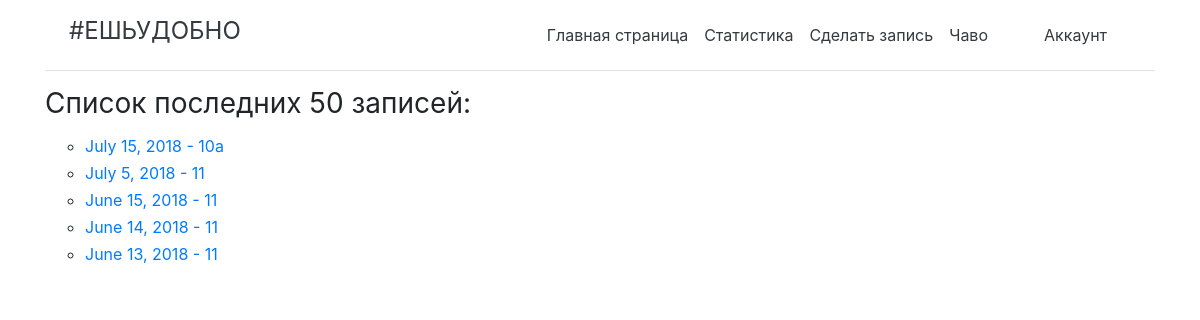
Before: /write/edit/ (signed in) with the older database file.
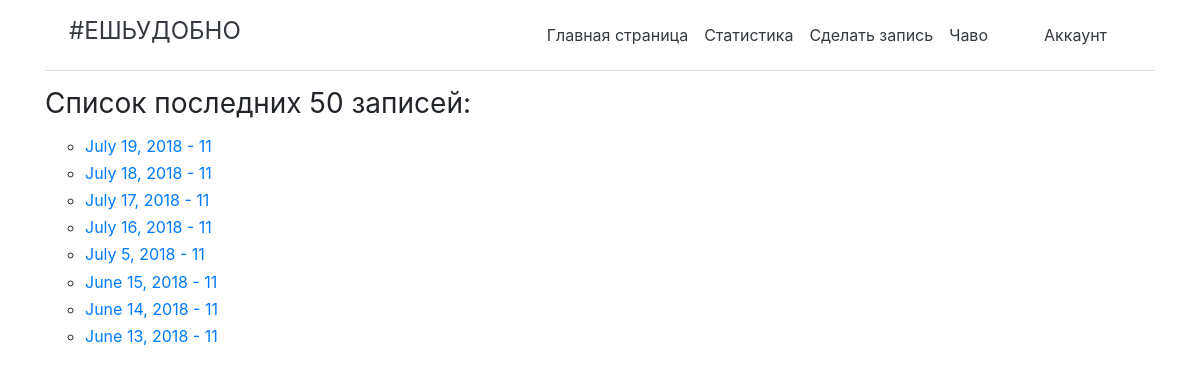
After: the same page with the newer database file.
### app/models.py (models this page shows, shortened)
class State(models.Model):
    date = models.DateField(help_text = '- в формате гггг-мм-дд')
    status = models.CharField(max_length=1)
    people = models.ManyToManyField(People,
        help_text = '-выберите только тех, кто пришел!',
        related_name="peoples",
        blank = 'true')
    school_class = models.CharField(max_length=10)
    school_class_id = models.CharField(max_length=10)
    author = models.CharField(max_length=100)
    availability = models.CharField(max_length=2)
    class Meta:
        ordering = ['date']

### app/views.py (the view)
# urls.py: path('write/edit/', views.list, name = 'list'),
@login_required
def list(request):
    if request.user.groups.get().name == 'Writer':
        state = State.objects.filter(availability='+').order_by('-date')[0:50]
        return render(
            request,
            'app/list.html',
            context = {'state':state})
    else:
        return render(
            request,
            'app/permissions.html')

### app/templates/app/list.html (shortened to what this page needs)
{% extends "base_generic.html" %}
{% block content %}
<div class="container">
	<h3 class="font-weight-normal">Список последних 50 записей:</h3>
	<ul class="ul">
	  {% for i in state %}
	    <h6 <h3 class="font-weight-normal"><li><a href="{{i.id}}">{{i.date}} - {{i.school_class}}</a></li>
	    </h6>
	  {% endfor %}
	</ul>
</div>
{% endblock %}

Changed rows visible on the page:
no longer on this page (row edited): State: date "July 15, 2018", school_class "10а"
added State: date "July 19, 2018", school_class "11"
added State: date "July 18, 2018", school_class "11"
added State: date "July 17, 2018", school_class "11"
added State: date "July 16, 2018", school_class "11"
